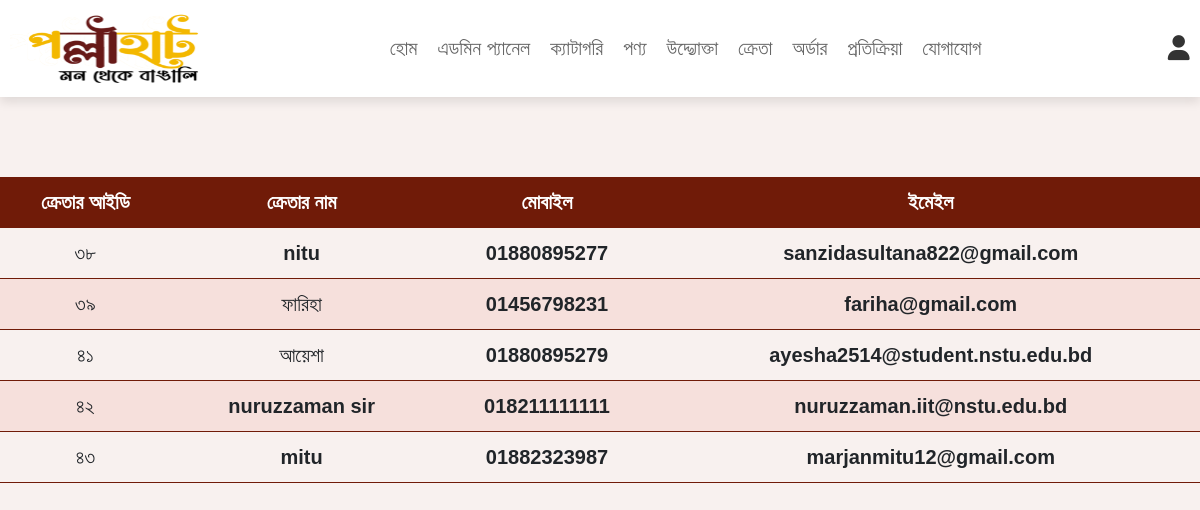
The app's page /admin/customer.php (signed in) with its own data.
### tables this page shows
CREATE TABLE `customers` (
  `id` int(12) NOT NULL,
  `customerName` varchar(256) NOT NULL,
  `email` varchar(256) NOT NULL,
  `phone` varchar(30) NOT NULL,
  `password` varchar(30) NOT NULL,
  `isVerified` int(8) NOT NULL,
  `vCode` varchar(256) NOT NULL
);

### admin/includes/autoloader.inc.php (called while the page is built, shortened)
<?php
function myAutoLoader($className)
{
    $url = $_SERVER['HTTP_HOST'] . $_SERVER['REQUEST_URI'];
    if (strpos($url, 'includes') != false) {
        $path = '../classes/';
    } else {
        $path = 'classes/';
    }
    $extension = ".class.php";
    $fullpath = $path . $className . $extension;
}

### admin/classes/DbConnection.class.php (called while the page is built, shortened)
<?php
class DbConnection
{
    private $host = 'localhost';
    private $username = 'root';
    private $password = '';
    private $database = 'pollihaat';
    private static $instance = null;
    public $connection;
    private function __construct()
    {
        if (!isset($this->connection)) {
            $this->connection = new mysqli($this->host, $this->username, $this->password, $this->database);
        }
        return $this->connection;
    }
    public static function getInstance()
    {
        if (!self::$instance) {
            self::$instance = new DbConnection();
        }
        return self::$instance;
    }
    public function getConnection()
    {
        return $this->connection;
    }
}

### admin/classes/customer.class.php (called while the page is built, shortened)
<?php
class Customer
{
    public $connection;
    public function __construct()
    {
        $conn = DbConnection::getInstance();
        $this->connection = $conn->getConnection();
    }
    public function getCustomer()
    {
        $sql = "SELECT * from customers";
        $query = $this->connection->query($sql);
        $array = array();
        if ($query->num_rows > 0) {
            while ($row = mysqli_fetch_assoc($query)) {
                $array[] = $row;
            }
            return $array;
        }
    }
}

### classes/Converter.class.php (called while the page is built, shortened)
<?php
class Converter
{
    public static $bn = ["১", "২", "৩", "৪", "৫", "৬", "৭", "৮", "৯", "০"];
    public static $en = ["1", "2", "3", "4", "5", "6", "7", "8", "9", "0"];
    public static function en2bn($number)
    {
        return str_replace(self::$en, self::$bn, $number);
    }
}

### admin/customer.php (the view, shortened to what this page needs)
<?php include "includes/header.php";
include "includes/autoloader.inc.php";
include "../classes/Converter.class.php";
$converter = new Converter();
?>
<section class="eProduct-display" id="product">
</section>
<div class="category-display">
    <table class="category-display-table">
        <thead>
            <tr>
                <th>ক্রেতার আইডি</th>
                <th>ক্রেতার নাম</th>
                <th>মোবাইল</th>
                <th>ইমেইল</th>
            </tr>
        </thead>
        <?php
$customer = new Customer();
$arr = $customer->getCustomer();
if (!empty($arr)) {
    foreach ($arr as $customer_data) {
        $id = $converter::en2bn($customer_data['id'])
        ?>
        <tr>
            <td style="font-weight:550"><?php echo $id ?></td>
            <td style="font-weight:550"><?php echo $customer_data['customerName'] ?></td>
            <td style="font-weight:550"><?php echo $customer_data['phone'] ?></td>
            <td style="font-weight:550"><?php echo $customer_data['email'] ?></td>
            <?php }} else {'';}?>
        </tr>
    </table>
</div>

### css/admin_style.css (style rules this page uses)
* { font-family:'Noto Sans Bengali', sans-serif; }
:root { --pink: #e84393; --add-button: #554308; --add-btnhover: #b5973f; --table--tr: #d7bf7a; --btn-light: #e9d18a; --green: #06340f; --bg-color: #d0d0d0; --red: #9b2619; --orange: #f39c12; --black: #333; --white: #fff; --light-color: #666; --light-white: #ccc; --light-bg: #e2d8bc; --light-bg: #e2d8bc; --border: 0.2rem solid var(--black); --box-shadow: 0 0.5rem 1rem rgba(0, 0, 0, 0.1); --bg-color: #ddd3b7; --back-green: rgb(194, 240, 194); --btn-color: #554308; --btn-lit: #7c6414; --btn-hover: #836c27; --tr-color: #993721; --th-color: #701b08; --trhead-color: #d96046; --lighfont-color: #e49785; --shadow-color: #f19d8b; --btn-light: #cfb76e; --btn-p: #cfb76e; }
* { font-family: "Rubik", sans-serif; margin: 0; padding: 0; box-sizing: border-box; outline: none; border: none; text-decoration: none; transition: all 0.2s linear; }
html { font-size: 62.5%; overflow-x: hidden; scroll-behavior: smooth; scroll-padding-top: 6.5rem; }
body { background: #f5ebe8a8; }
section { padding: 3rem 2rem; }
.category-display { margin: 2rem 0; }
.category-display .category-display-table { width: 100%; text-align: center; }
.category-display .category-display-table thead tr { background: var(--th-color); color: #fff; }
.category-display .category-display-table th, td { border-bottom: 1px solid var(--th-color); padding: 1rem; font-size: 2rem; }
.category-display .category-display-table tr:nth-child(even) { background: #f7d9d3ad; }
.category-display .category-display-table td { padding: 1rem; font-size: 2rem; }

### records on screen
customers: id "৩৮", customerName "nitu", phone "01880895277", email "sanzidasultana822@gmail.com"
customers: id "৩৯", customerName "ফারিহা", phone "01456798231", email "fariha@gmail.com"
customers: id "৪১", customerName "আয়েশা", phone "01880895279", email "ayesha2514@student.nstu.edu.bd"
customers: id "৪২", customerName "nuruzzaman sir", phone "018211111111", email "nuruzzaman.iit@nstu.edu.bd"
customers: id "৪৩", customerName "mitu", phone "01882323987", email "marjanmitu12@gmail.com"
